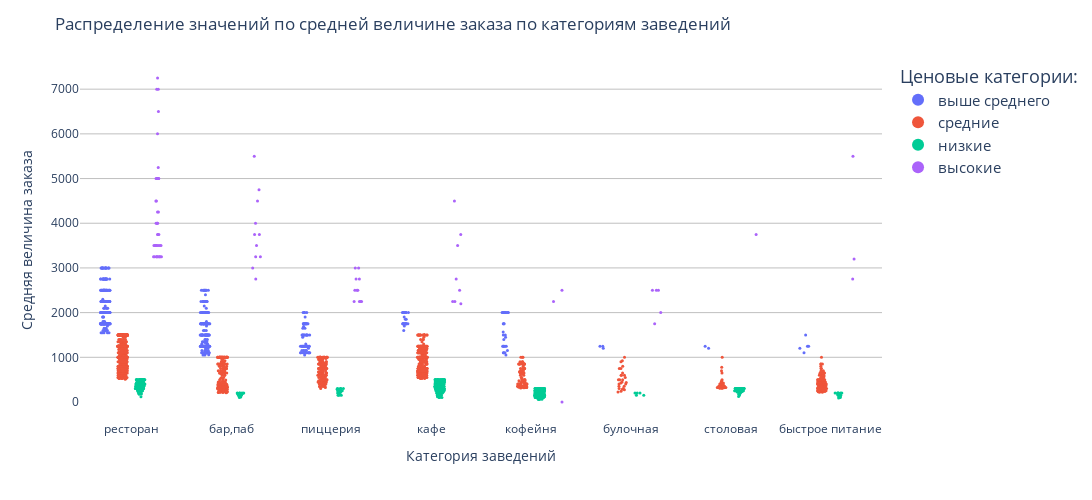

The cell this chart's notebook holds for it:
### Markdown cell above
Посмотрим еще раз на распределение.

### Code cell
df_strip = df.query('price.notna() & middle_avg_bill_cor < 10000')
fig = px.strip(df_strip, x="category", y="middle_avg_bill_cor", color="price_cor")
fig.update_layout(
    title='Распределение значений по средней величине заказа по категориям заведений',
    width=1100,
    height=500,
    showlegend=True,
    legend_font_size=15,
    legend_title_text='Ценовые категории:',
    legend_itemsizing='constant',
    plot_bgcolor='white'
)
fig.update_traces(boxpoints='all',
            jitter=0.8,
            marker_size=3)
fig.update_xaxes(title_text='Категория заведений')
fig.update_yaxes(title_text='Средняя величина заказа', gridcolor='silver')
fig.show()

### Figure 1 — Plotly figure (JSON) as saved in the notebook; plotly's stock layout.template omitted (floating-point values rounded to 4 significant figures; data arrays with more than 128 entries replaced by an {"elided": "..."} marker saying what was removed)
{"data": [{"alignmentgroup": "True", "boxpoints": "all", "fillcolor": "rgba(255,255,255,0)", "hoveron": "points", "hovertemplate": "price_cor=выше среднего<br>category=%{x}<br>middle_avg_bill_cor=%{y}<extra></extra>", "jitter": 0.8, "legendgroup": "выше среднего", "line": {"color": "rgba(255,255,255,0)"}, "marker": {"color": "#636efa", "size": 3}, "name": "выше среднего", "offsetgroup": "выше среднего", "orientation": "v", "pointpos": 0, "showlegend": true, "type": "box", "x": {"elided": "569 str values"}, "x0": " ", "xaxis": "x", "y": {"elided": "569 float values"}, "y0": " ", "yaxis": "y"}, {"alignmentgroup": "True", "boxpoints": "all", "fillcolor": "rgba(255,255,255,0)", "hoveron": "points", "hovertemplate": "price_cor=средние<br>category=%{x}<br>middle_avg_bill_cor=%{y}<extra></extra>", "jitter": 0.8, "legendgroup": "средние", "line": {"color": "rgba(255,255,255,0)"}, "marker": {"color": "#EF553B", "size": 3}, "name": "средние", "offsetgroup": "средние", "orientation": "v", "pointpos": 0, "showlegend": true, "type": "box", "x": {"elided": "1492 str values"}, "x0": " ", "xaxis": "x", "y": {"elided": "1492 float values"}, "y0": " ", "yaxis": "y"}, {"alignmentgroup": "True", "boxpoints": "all", "fillcolor": "rgba(255,255,255,0)", "hoveron": "points", "hovertemplate": "price_cor=низкие<br>category=%{x}<br>middle_avg_bill_cor=%{y}<extra></extra>", "jitter": 0.8, "legendgroup": "низкие", "line": {"color": "rgba(255,255,255,0)"}, "marker": {"color": "#00cc96", "size": 3}, "name": "низкие", "offsetgroup": "низкие", "orientation": "v", "pointpos": 0, "showlegend": true, "type": "box", "x": {"elided": "925 str values"}, "x0": " ", "xaxis": "x", "y": {"elided": "925 float values"}, "y0": " ", "yaxis": "y"}, {"alignmentgroup": "True", "boxpoints": "all", "fillcolor": "rgba(255,255,255,0)", "hoveron": "points", "hovertemplate": "price_cor=высокие<br>category=%{x}<br>middle_avg_bill_cor=%{y}<extra></extra>", "jitter": 0.8, "legendgroup": "высокие", "line": {"color": "rgba(255,255,255,0)"}, "marker": {"color": "#ab63fa", "size": 3}, "name": "высокие", "offsetgroup": "высокие", "orientation": "v", "pointpos": 0, "showlegend": true, "type": "box", "x": ["ресторан", "ресторан", "ресторан", "кафе", "ресторан", "ресторан", "кафе", "ресторан", "бар,паб", "ресторан", "кафе", "пиццерия", "быстрое питание", "ресторан", "кафе", "кафе", "ресторан", "ресторан", "ресторан", "ресторан", "ресторан", "ресторан", "ресторан", "бар,паб", "ресторан", "бар,паб", "ресторан", "пиццерия", "бар,паб", "булочная", "бар,паб", "ресторан", "ресторан", "ресторан", "кофейня", "кофейня", "ресторан", "ресторан", "ресторан", "ресторан", "ресторан", "ресторан", "ресторан", "бар,паб", "ресторан", "кофейня", "булочная", "ресторан", "ресторан", "ресторан", "бар,паб", "ресторан", "столовая", "быстрое питание", "ресторан", "ресторан", "ресторан", "булочная", "бар,паб", "пиццерия", "пиццерия", "пиццерия", "ресторан", "бар,паб", "ресторан", "ресторан", "кафе", "булочная", "бар,паб", "бар,паб", "пиццерия", "ресторан", "пиццерия", "ресторан", "ресторан", "пиццерия", "булочная", "ресторан", "пиццерия", "пиццерия", "быстрое питание", "кафе", "кафе", "пиццерия"], "x0": " ", "xaxis": "x", "y": [5000, 3250, 3750, 4500, 4250, 4500, 3500, 3250, 3250, 3250, 2250, 3000, 5500, 5250, 2200, 2500, 7000, 3500, 3500, 4000, 5000, 3250, 7000, 4500, 6500, 3750, 3250, 3000, 5500, 2500, 3000, 3250, 4000, 3250, 2500, 0, 3500, 3750, 4500, 7250, 6000, 5000, 5000, 3500, 3250, 2250, 2000, 4250, 3500, 5000, 3250, 5000, 3750, 3200, 3500, 4000, 3250, 2500, 4000, 2500, 2500, 2250, 3500, 3750, 4000, 3500, 2250, 2500, 2750, 4750, 2500, 3750, 2750, 3500, 3500, 2250, 1750, 3500, 2750, 2250, 2750, 3750, 2750, 2250], "y0": " ", "yaxis": "y"}], "layout": {"boxmode": "group", "height": 500, "legend": {"font": {"size": 15}, "itemsizing": "constant", "title": {"text": "Ценовые категории:"}, "tracegroupgap": 0}, "margin": {"t": 60}, "plot_bgcolor": "white", "showlegend": true, "title": {"text": "Распределение значений по средней величине заказа по категориям заведений"}, "width": 1100, "xaxis": {"anchor": "y", "autorange": true, "domain": [0, 1], "range": [-0.5151, 7.515], "title": {"text": "Категория заведений"}, "type": "category"}, "yaxis": {"anchor": "x", "autorange": true, "domain": [0, 1], "gridcolor": "silver", "range": [-402.8, 7653.0], "title": {"text": "Средняя величина заказа"}, "type": "linear"}}}
